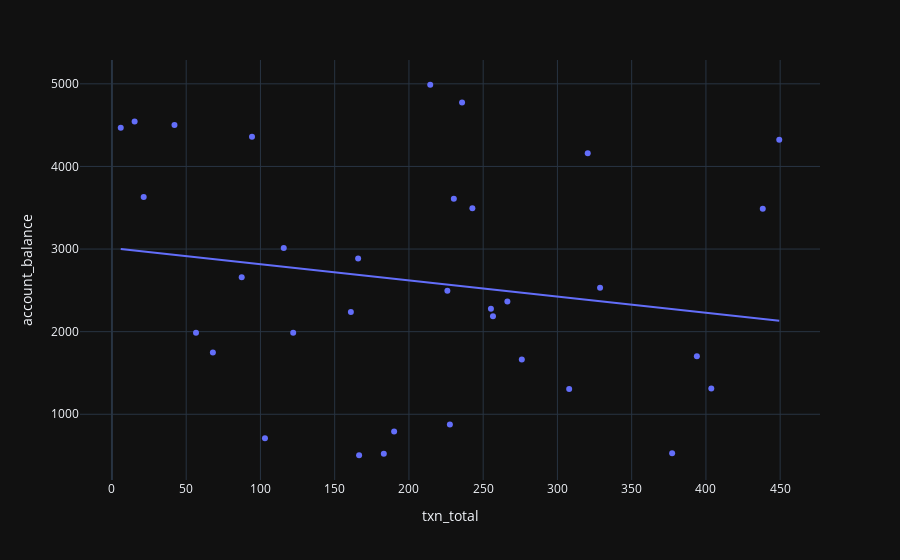

Here is the notebook cell this chart was saved with:
### Markdown cell above
Using PlotlyExpress

### Code cell
px.scatter(df, x='txn_total', y='account_balance', trendline="ols")

### Figure 1 — Plotly figure (JSON) as saved in the notebook; plotly's stock layout.template omitted (floating-point values rounded to 4 significant figures)
{"data": [{"hovertemplate": "txn_total=%{x}<br>account_balance=%{y}<extra></extra>", "legendgroup": "", "marker": {"color": "#636efa", "symbol": "circle"}, "mode": "markers", "name": "", "orientation": "v", "showlegend": false, "x": [165.8, 42.1, 103.0, 56.6, 214.3, 115.7, 21.37, 227.6, 5.92, 225.9, 67.96, 449.4, 183.1, 235.8, 15.26, 255.2, 160.9, 393.9, 256.6, 377.3, 94.32, 438.3, 276.0, 403.6, 122.1, 190.0, 242.7, 166.4, 320.4, 230.2, 307.9, 328.7, 87.38, 266.3], "xaxis": "x", "y": [2886, 4503, 711, 1987, 4989, 3013, 3631, 876, 4468, 2494, 1748, 4322, 523, 4775, 4543, 2278, 2238, 1701, 2188, 528, 4359, 3488, 1662, 1311, 1987, 790, 3494, 504, 4159, 3608, 1306, 2532, 2658, 2364], "yaxis": "y", "type": "scatter"}, {"hovertemplate": "<b>OLS trendline</b><br>account_balance = -1.95595 * txn_total + 3012.05<br>R<sup>2</sup>=0.030696<br><br>txn_total=%{x}<br>account_balance=%{y} <b>(trend)</b><extra></extra>", "legendgroup": "", "marker": {"color": "#636efa", "symbol": "circle"}, "mode": "lines", "name": "", "showlegend": false, "x": [5.92, 15.26, 21.37, 42.1, 56.6, 67.96, 87.38, 94.32, 103.0, 115.7, 122.1, 160.9, 165.8, 166.4, 183.1, 190.0, 214.3, 225.9, 227.6, 230.2, 235.8, 242.7, 255.2, 256.6, 266.3, 276.0, 307.9, 320.4, 328.7, 377.3, 393.9, 403.6, 438.3, 449.4], "xaxis": "x", "y": [3000.0, 2982.0, 2970.0, 2930.0, 2901.0, 2879.0, 2841.0, 2828.0, 2811.0, 2786.0, 2773.0, 2697.0, 2688.0, 2687.0, 2654.0, 2640.0, 2593.0, 2570.0, 2567.0, 2562.0, 2551.0, 2537.0, 2513.0, 2510.0, 2491.0, 2472.0, 2410.0, 2385.0, 2369.0, 2274.0, 2242.0, 2223.0, 2155.0, 2133.0], "yaxis": "y", "type": "scatter"}], "layout": {"xaxis": {"anchor": "y", "domain": [0.0, 1.0], "title": {"text": "txn_total"}}, "yaxis": {"anchor": "x", "domain": [0.0, 1.0], "title": {"text": "account_balance"}}, "legend": {"tracegroupgap": 0}, "margin": {"t": 60}}}
